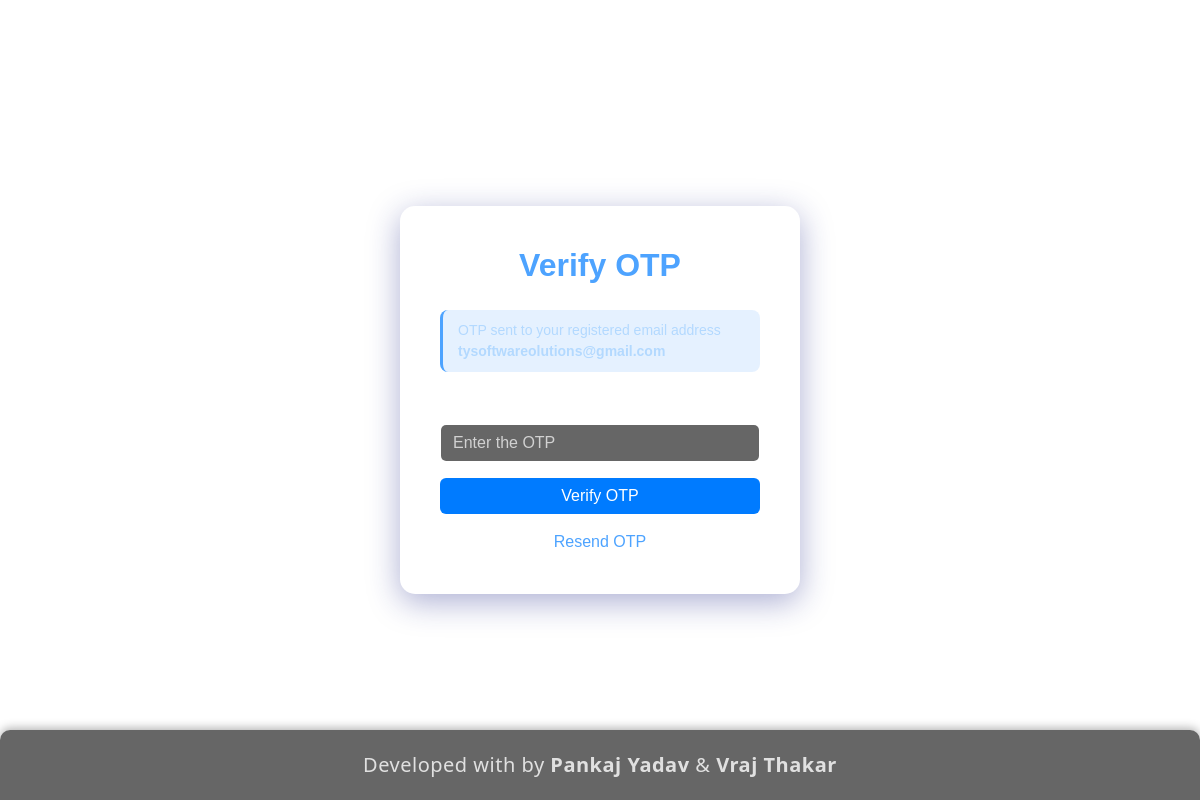
The app's page /MI/verify_otp.php (signed in), older data.
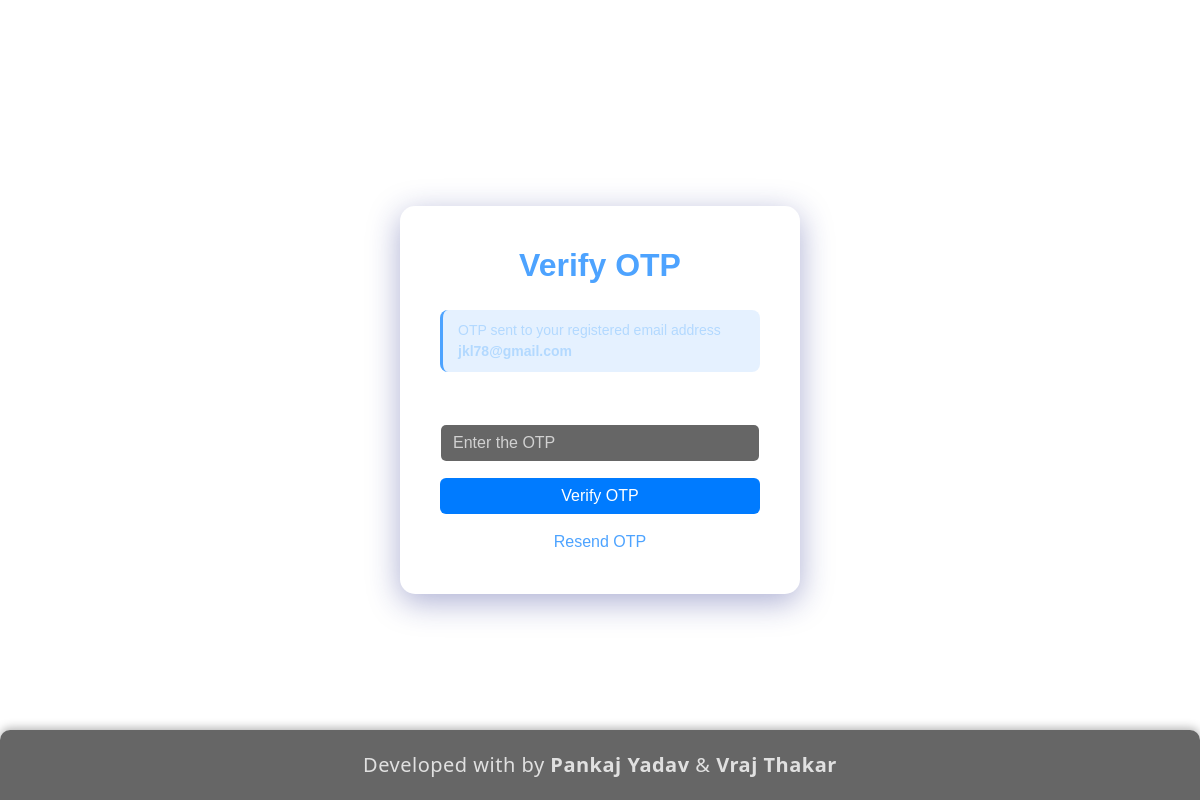
The same page, newer data.
### tables this page shows
CREATE TABLE `users_details` (
  `username` varchar(100) NOT NULL,
  `fullname` varchar(255) NOT NULL,
  `email` varchar(255) NOT NULL,
  `mobile_number` bigint(10) NOT NULL
);

### MI/verify_otp.php (the view, shortened to what this page needs)
<?php
include('../includes/dbconnection.php');
$email_message = "";
$username = $_SESSION['username'];
$sql = "SELECT email FROM users_details WHERE username = ?";
$stmt = $conn->prepare($sql);
$stmt->bind_param("s", $username);
$stmt->execute();
$result = $stmt->get_result();
if ($result && $result->num_rows > 0) {
    $row = $result->fetch_assoc();
    $email = $row['email'];
    $email_message = "OTP sent to your registered email address <b>$email</b>";
} else {
    $email_message = "Unable to fetch your email address. Please try again.";
}
?>
<!DOCTYPE html>
<html lang="en">
<head>
    <link href="https://cdn.jsdelivr.net/npm/bootstrap@5.3.3/dist/css/bootstrap.min.css" rel="stylesheet">
</head>
<body>
    <div class="login-box">
        <h2>Verify OTP</h2>
        <div class="info-message">
            <?= $email_message; ?>
        </div>
        <form method="POST">
            <div class="mb-3">
                <label class="form-label">Enter OTP</label>
                <input type="text" name="otp" class="form-control" placeholder="Enter the OTP" required>
            </div>
            <button type="submit" class="btn btn-primary">Verify OTP</button>
            <div class="text-center mt-3">
                <a href="forgot_password.php">Resend OTP</a>
            </div>
        </form>
    </div>
    <footer class="footer-credit">
    Developed with by <strong>Pankaj Yadav</strong> & <strong>Vraj Thakar</strong>
    </footer>
</body>
</html>

Row changes from the older to the newer data that the page shows:
changed users_details: email "tysoftwareolutions@gmail.com" → "jkl78@gmail.com"
